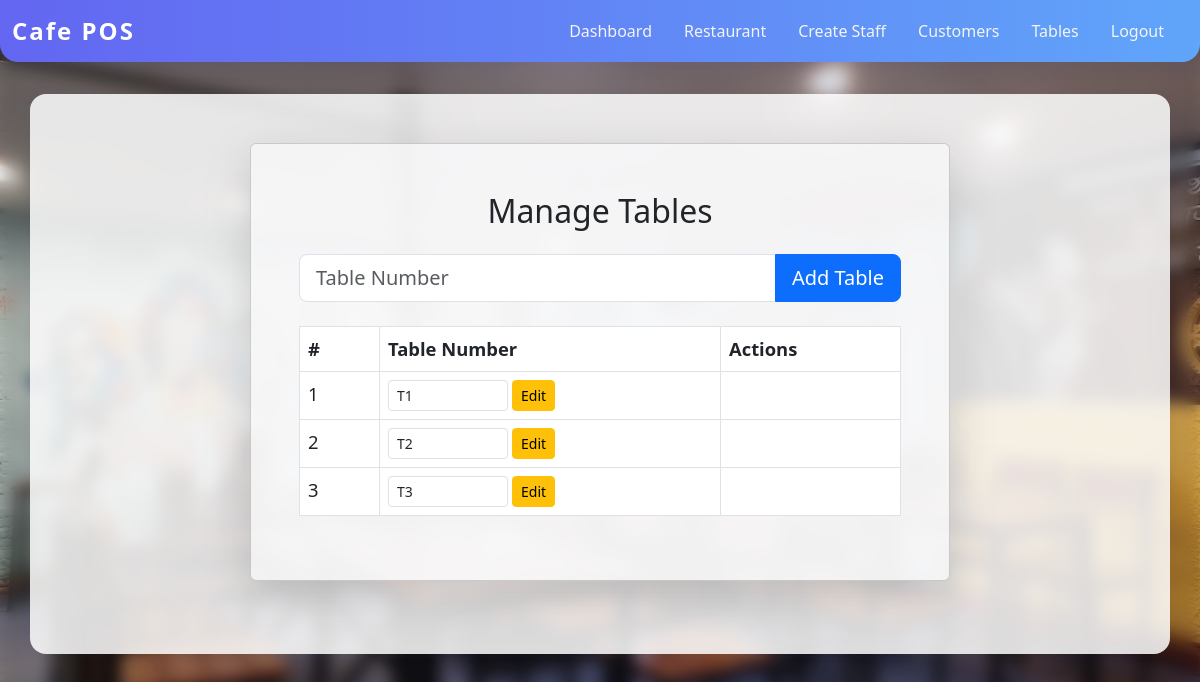
/public/tables.php (signed in), run on the app's committed database.
### tables this page shows
CREATE TABLE tables (
    id INT AUTO_INCREMENT PRIMARY KEY,
    table_number VARCHAR(10) NOT NULL UNIQUE,
    status ENUM('available', 'occupied') NOT NULL DEFAULT 'available'
);

### public/tables.php (the view, shortened to what this page needs)
<?php
require_once __DIR__ . '/../config.php';
$tables = $pdo->query("SELECT * FROM tables ORDER BY id")->fetchAll();
?>
<!DOCTYPE html>
<html lang='en'>
<head>
    <link href='https://cdn.jsdelivr.net/npm/bootstrap@5.3.0/dist/css/bootstrap.min.css' rel='stylesheet'>
    <link href='/possystem/public/style.css' rel='stylesheet'>
</head>
<body>
<nav class="navbar navbar-expand-lg mb-4">
  <div class="container-fluid">
    <a class="navbar-brand" href="/possystem/public/dashboard.php">Cafe POS</a>
    <div class="collapse navbar-collapse" id="navbarNav">
      <ul class="navbar-nav ms-auto">
        <li class="nav-item"><a class="nav-link" href="/possystem/public/dashboard.php">Dashboard</a></li>
        <li class="nav-item"><a class="nav-link" href="/possystem/public/restaurant.php">Restaurant</a></li>
        <li class="nav-item"><a class="nav-link" href="/possystem/admin/createstaff.php">Create Staff</a></li>
        <li class="nav-item"><a class="nav-link" href="/possystem/admin/customers.php">Customers</a></li>
        <li class="nav-item"><a class="nav-link active" href="/possystem/public/tables.php">Tables</a></li>
        <li class="nav-item"><a class="nav-link" href="/possystem/public/logout.php">Logout</a></li>
      </ul>
    </div>
  </div>
</nav>
<div class='container d-flex justify-content-center align-items-center' style="min-height: 70vh;">
  <div class="card p-5 mb-4 bg-light bg-opacity-75 shadow-lg w-100" style="max-width: 700px; font-size: 1.25rem;">
    <h2 class="mb-4 text-center" style="font-size:2rem;">Manage Tables</h2>
    <form method='post' class='mb-4'>
        <div class='input-group input-group-lg'>
            <input type='text' name='table_number' class='form-control' placeholder='Table Number' required>
            <button type='submit' name='add_table' class='btn btn-primary'>Add Table</button>
        </div>
    </form>
    <table class='table table-bordered table-hover bg-white bg-opacity-75' style="font-size:1.15rem;">
        <thead><tr><th style="width:80px;">#</th><th>Table Number</th><th style="width:180px;">Actions</th></tr></thead>
        <tbody>
        <?php foreach ($tables as $table): ?>
            <tr>
                <td><?php echo $table['id']; ?></td>
                <td>
                    <form method="post" class="d-inline-flex align-items-center" style="gap:4px;">
                        <input type="text" name="table_number" value="<?php echo htmlspecialchars($table['table_number']); ?>" class="form-control form-control-sm" style="width:120px; display:inline-block;" required>
                        <button type="submit" name="edit_table" class="btn btn-sm btn-warning">Edit</button>
                    </form>
                </td>
                <td></td>
            </tr>
        <?php endforeach; ?>
        </tbody>
    </table>
  </div>
</div>
</body>
</html>

### public/style.css (style rules this page uses)
body { position: relative; background: linear-gradient(135deg, #f8fafc 0%, #e0e7ff 100%), url('/possystem/img/unnamed.jpg'); background-size: cover; background-repeat: no-repeat; background-position: center center; background-blend-mode: multiply; min-height: 100vh; }
body::before { content: ""; position: fixed; top: 0; left: 0; right: 0; bottom: 0; z-index: -1; background: linear-gradient(135deg, #f8fafc 0%, #e0e7ff 100%), url('/possystem/img/unnamed.jpg'); background-size: cover; background-repeat: no-repeat; background-position: center center; background-blend-mode: multiply; filter: blur(8px) brightness(0.9); }
.navbar { background: linear-gradient(90deg, #6366f1 0%, #60a5fa 100%); box-shadow: 0 4px 16px rgba(60,60,120,0.15); border-radius: 0 0 18px 18px; }
.navbar-brand { font-weight: bold; font-size: 1.5rem; color: #fff !important; letter-spacing: 2px; }
.navbar-nav .nav-link { color: #f3f4f6 !important; font-weight: 500; margin-right: 1rem; border-radius: 8px; transition: background 0.2s; }
.container { background: rgba(255,255,255,0.85); border-radius: 16px; box-shadow: 0 2px 8px rgba(60,60,120,0.08); padding: 2rem; margin-top: 2rem; }

### data on the page
tables: id "1", table_number "T1"
tables: id "2", table_number "T2"
tables: id "3", table_number "T3"
